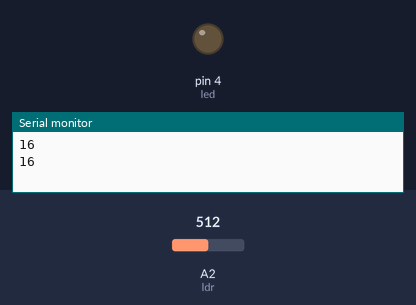
The sketch below on a simulated Arduino Uno, built with avr-gcc and run on an emulated ATmega328P. Parts: output pins drawn as LEDs (lit = HIGH), the last lines printed to the serial monitor. The test bench sets the inputs (shaded band); at power-on: A2 (ldr) = 512.

Above: at 1.8 s.
1.9 s: A2 (ldr) set to 486
At 3.3 s:
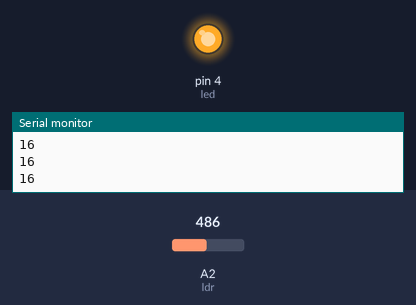
4.5 s: A2 (ldr) set to 510
At 6.8 s:
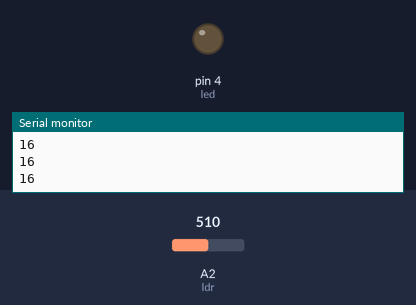
7.5 s: A2 (ldr) set to 490
At 10.3 s:
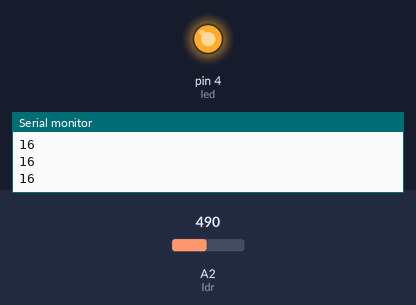
Timing chart, 0 to 11.8 s (numbered marks = the images above; inputs shaded):
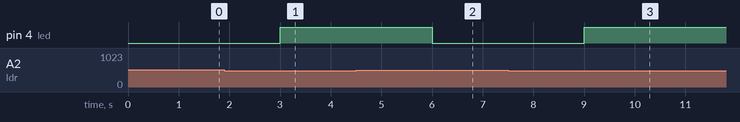

The sketch:

sketch_sep16c.ino
```cpp
int ldr=A2;
int valor=0;
int led=4;

void setup() {
  // put your setup code here, to run once:
Serial.begin(9600);
pinMode (ldr, INPUT);
pinMode (led,   OUTPUT);


}

void loop() {
valor= analogRead (ldr);
Serial.println (ldr);
delay(1000);
if(valor<500){
  digitalWrite(led,HIGH);
}
if(valor>500){
  digitalWrite(led, LOW);}
}
```

Measured:
- the behaviour switches between 500 and 499 on A2 (ldr) (found by bisection; images 0 and 1)
- after the input at 1.9 s, pin 4 (led): LOW → HIGH after 1.1 s
- after the input at 4.5 s, pin 4 (led): HIGH → LOW after 1.5 s
- after the input at 7.5 s, pin 4 (led): LOW → HIGH after 1.5 s
